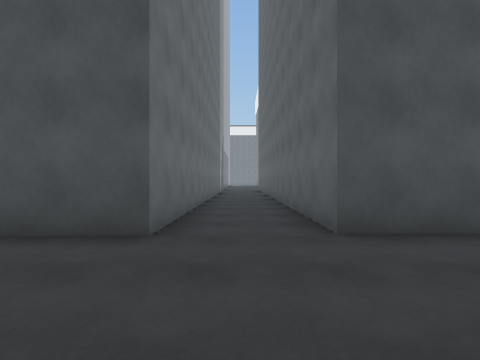
view 1 (above)

23 first-person views from a walk through a Unity game level. The camera is 1.3 m above the floor, looks level and sees 85° across. The floor is counted in squares, 2 m on a side. Each view is taken from the middle of a square. On the plan, view 1 faces up. The plan holds only what a view shows up to about 9 squares ahead; the rest is blank. The place goes on beyond the plan.

view 2
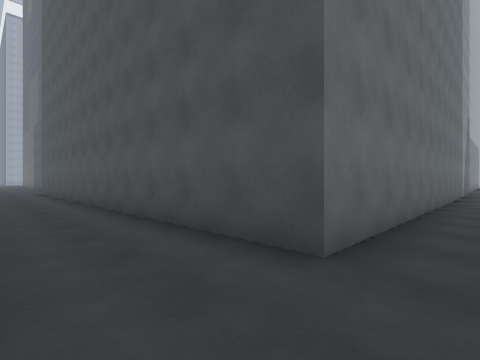

view 3
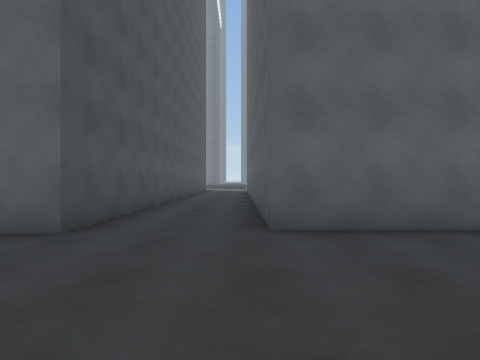

view 4
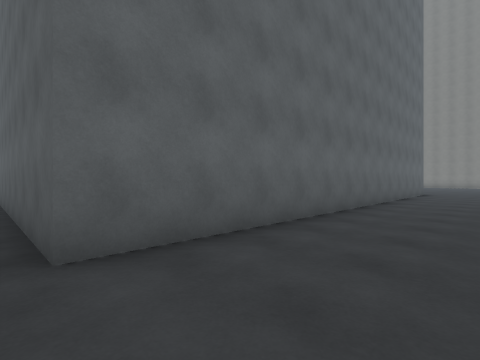

view 5
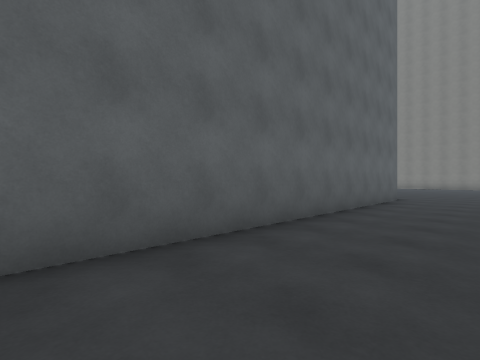

view 6
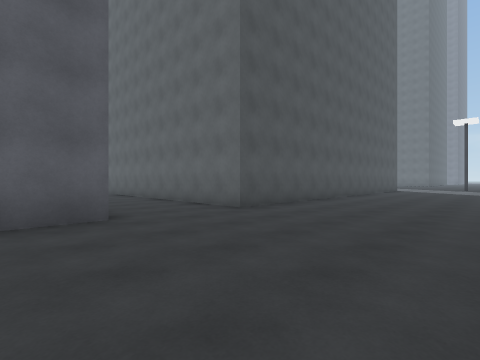

view 7
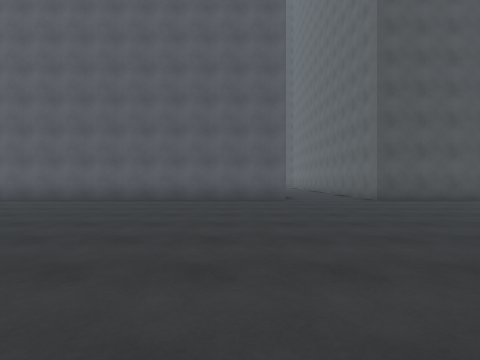

view 8
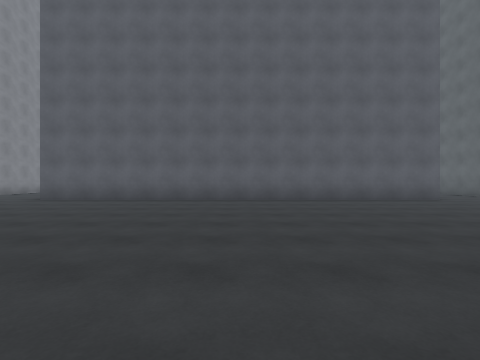

view 9
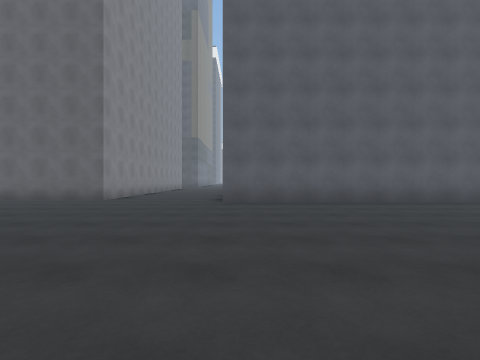

view 10
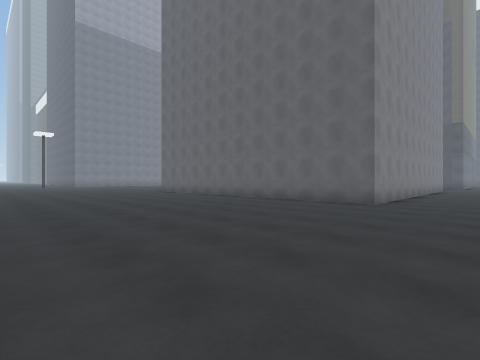

view 11
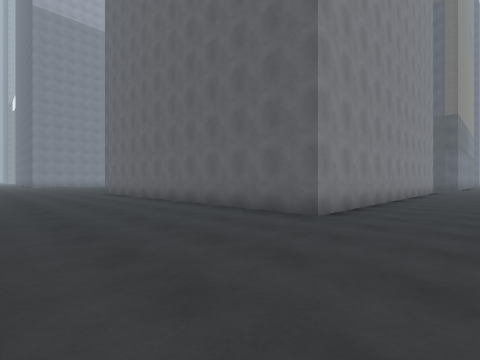

view 12
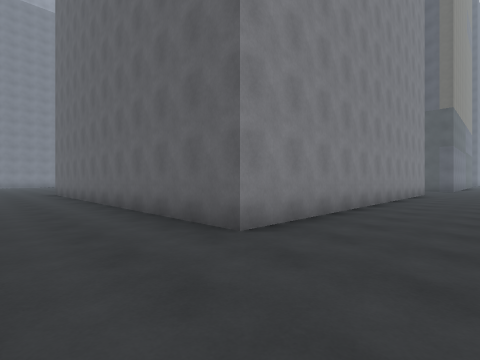

view 13
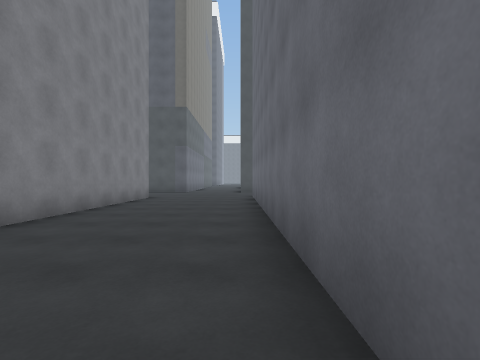

view 14
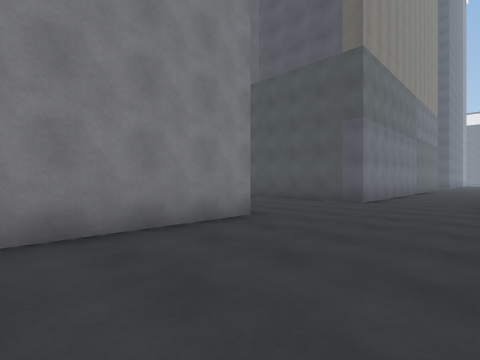

view 15
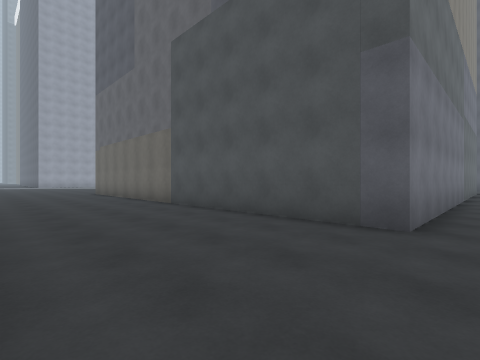

view 16
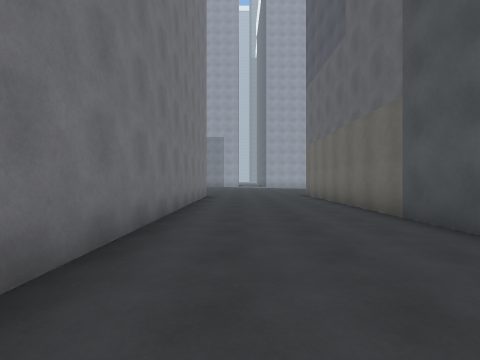

view 17
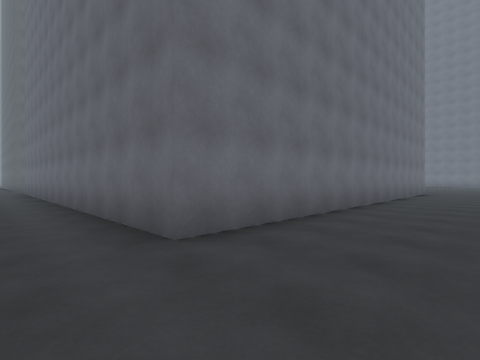

view 18
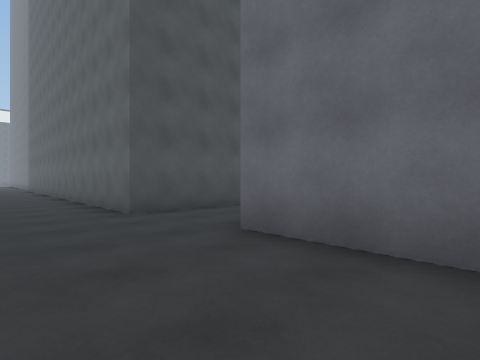

view 19
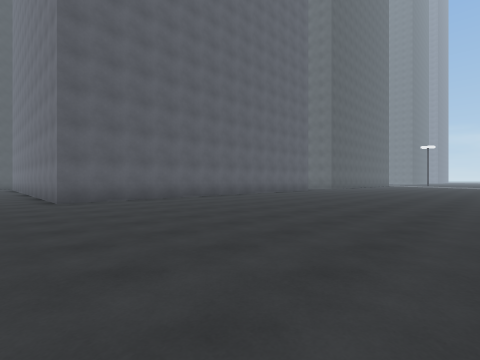

view 20
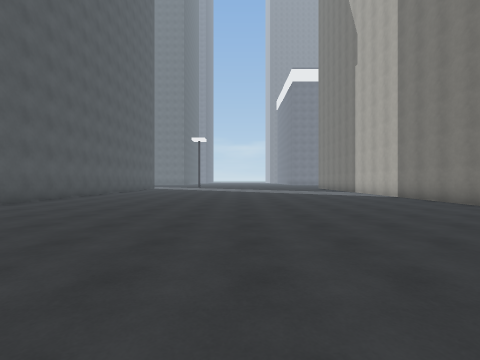

view 21
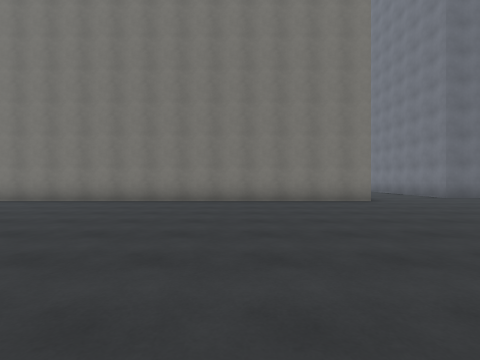

view 22
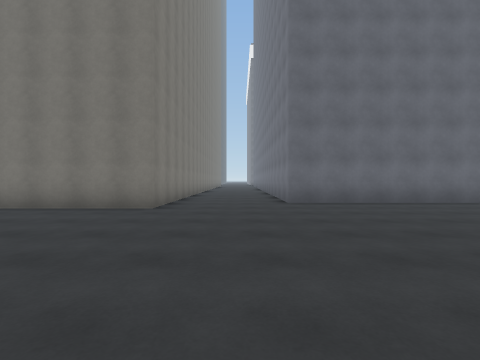

view 23
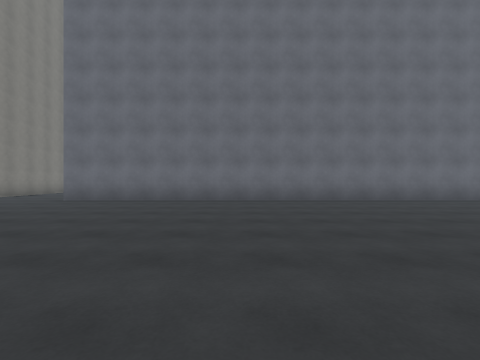

### Floor plan
Key: @ floor where view 1 was taken; # wall or solid block; . floor; O other object.
Columns run from 28 left of view 1 to 6 right of it. Each row starts with its distance up from view 1.
  8           O..#             #.#
  7           O..#             #.#
  6           O..#             #.#
  5           O..#             #.#
  4 OOOOOOOOOOO..#             #.##
  3 .............###############..#####
  2 ...................................
  1 ...................................
  0 ..............#########    .@.#####
 -1 ##########....#            ...#
 -2          #....#            ...#
 -3          #....#            ...#
 -4          #....#            ...#
 -5          #....#            ...#
 -6          #....#            ...#
 -7          #....#            ...#
 -8          #....#            ...#
 -9          #....#            ...#
-10          #....#            ...#
-11   ########....#            ...#
-12  .............#############...####
-13  ..................................
-14  ..................................
-15  ..................................
-16   .................................
-17  ..................................
-18  ................................
-19    ..............................
-20           .......................
-21          ........................
-22         .........................
-23        ..........................
-24       ...........................
-25       ...............############
-26      ................#
-27     ##############...#
-28                  #...#

Positions as (right, up) in squares from view 1, and headings:
1: (0, 0), facing up
2: (0, 1), facing up-left
3: (-2, 1), facing right
4: (-1, 1), facing down-right
5: (-1, -3), facing down-right
6: (-3, -17), facing up-right
7: (-3, -21), facing up
8: (-8, -21), facing up
9: (-14, -20), facing up
10: (-16, -19), facing up-left
11: (-16, -16), facing up-left
12: (-16, -14), facing up-left
13: (-15, -10), facing up
14: (-15, -4), facing up-left
15: (-17, 0), facing up-left
16: (-19, 1), facing left
17: (-17, 2), facing down-right
18: (-17, -2), facing up-right
19: (-16, -21), facing up-right
20: (-5, -19), facing right
21: (-3, -17), facing down
22: (-9, -19), facing down
23: (-16, -18), facing down
